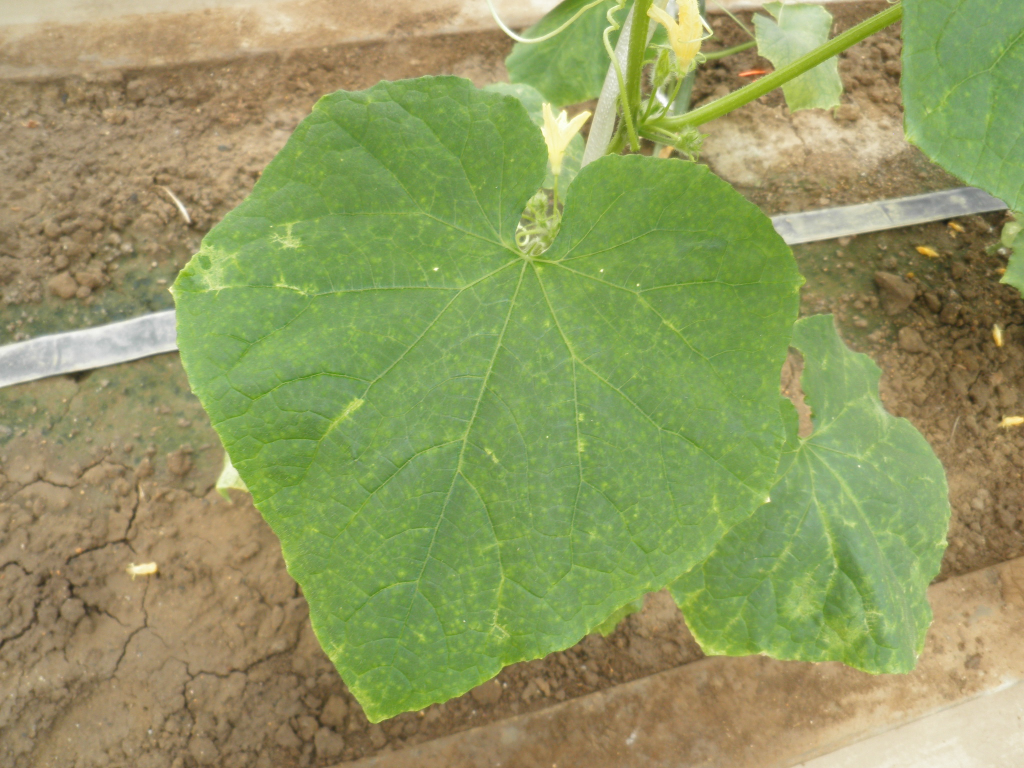
#> input picture data/original/000001.jpg, 2048 x 1536 px (shown at 1/2 size); its folder holds only this picture in this run
$ python treating.py
#> lines starting #> are read from the running program, lines starting #| are printed output that depends on the picture
#! /use/bin/env python
# -*- coding: utf-8 -*-

import cv2
from PIL import Image
import numpy as np
from pathlib import Path
from glob import glob
from tqdm import tqdm

def first_trm(img, height, width):

    if width >= height:
        size = height
    else:
        size = width

    half_size = size // 2
    h = height // 2
    w = width // 2

    first_trm = img[h -half_size : h + half_size, w - half_size : w + half_size]

    return first_trm

def re_size(img, size):

    size = (size, size)
    resize = cv2.resize(img, size)

    return resize

def trm(img, height, width, trmsize):

    temp = trmsize // 2
    h = height // 2
    w = width // 2

    trm = img[h-temp : h+temp, w-temp : w+temp]

    return trm

def main():

    data_path = str(Path(__file__).resolve().parent) + "/trm/original/"
    save_path = str(Path(__file__).resolve().parent) + "/trm/new_trm/"
    print(data_path)
    print(save_path)
    brank = ""
    method = "trm"

    resize = 64
    scale = 1.0
    trmsize = 32

    for image in tqdm(glob(data_path + '*.jpg')):
        img = cv2.imread(image)
#> img is the input picture: shape (1536, 2048, 3); mean B, G, R 96.8, 153.2, 145.2
        file_name = image.replace(data_path, brank)
        #print(file_name)
        height, width, channels = img.shape
#> height = 1536; width = 2048; channels = 3
        if not height == width:
            img = first_trm(img, height, width)
#> in first_trm, `first_trm = img[h -half_size : h + half_size, w - half_size : w + half..`:
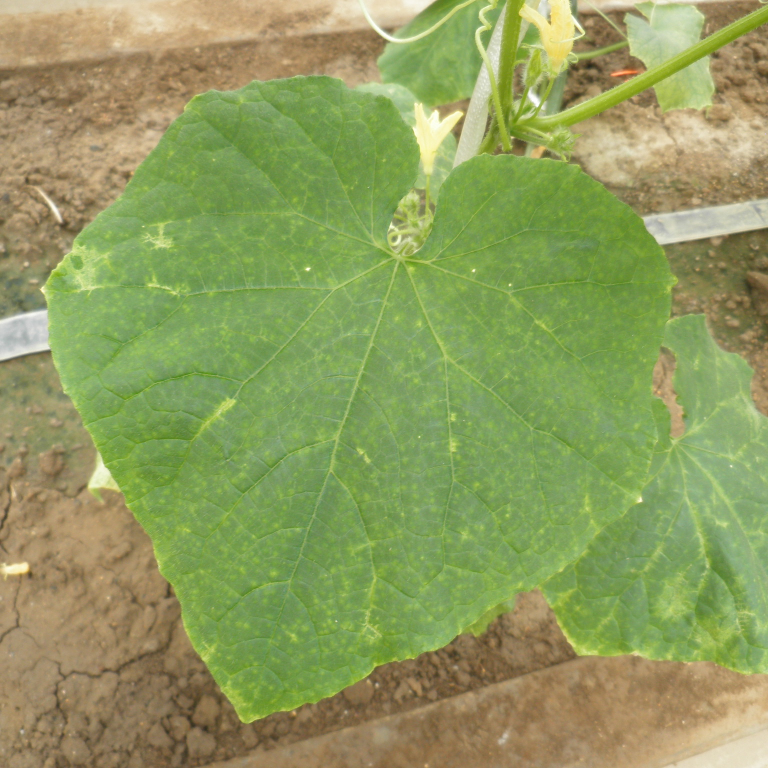
#> first_trm: shape (1536, 1536, 3) (shown at 1/2 size); mean B, G, R 94, 156.1, 142.7
        img_resize = re_size(img, resize)
#> in re_size, `resize = cv2.resize(img, size)`:
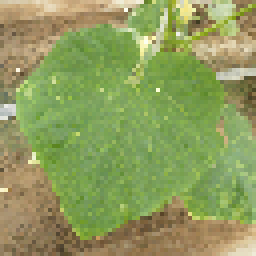
#> resize: shape (64, 64, 3) (shown 4 times larger); mean B, G, R 93.9, 156.1, 142.6
        reheight, rewidth, rechannels = img_resize.shape
#> reheight = 64; rewidth = 64; rechannels = 3
        img_out = trm(img_resize, reheight, rewidth, trmsize)
#> in trm, `trm = img[h-temp : h+temp, w-temp : w+temp]`:
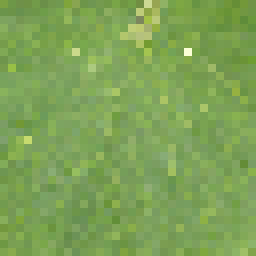
#> trm: shape (32, 32, 3) (shown 8 times larger); mean B, G, R 86.3, 162.7, 125.5
        #print(img_out.shape)
        #print("")
        #print(save_path + str(file_name))
        cv2.imwrite(save_path + str(file_name), img_out)

if __name__ == "__main__":
    main()

$ run again, on data/original/000005.jpg
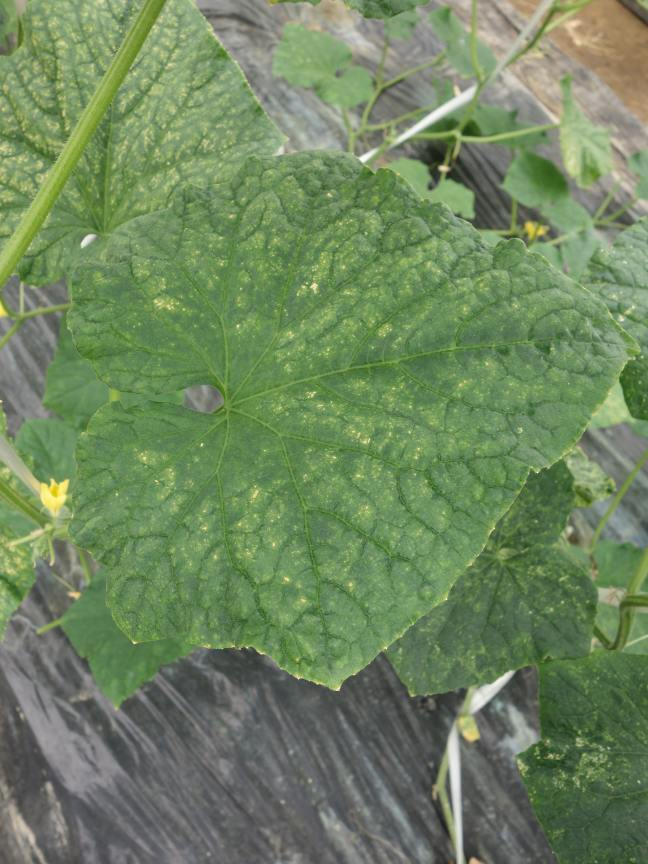
#> input picture data/original/000005.jpg, 1944 x 2592 px (shown at 1/3 size)
#> in main, img is the input picture: shape (2592, 1944, 3); mean B, G, R 95.6, 133.6, 111.1
#> in re_size, `resize = cv2.resize(img, size)`:
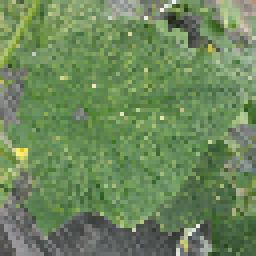
#> resize: shape (64, 64, 3) (shown 4 times larger); mean B, G, R 91.7, 135.2, 107.8
#> in trm, `trm = img[h-temp : h+temp, w-temp : w+temp]`:
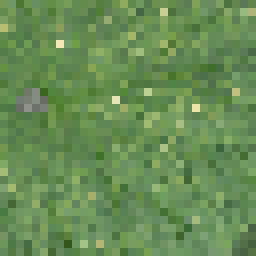
#> trm: shape (32, 32, 3) (shown 8 times larger); mean B, G, R 85, 140.8, 103.4

$ run again, on data/original/000002.jpg
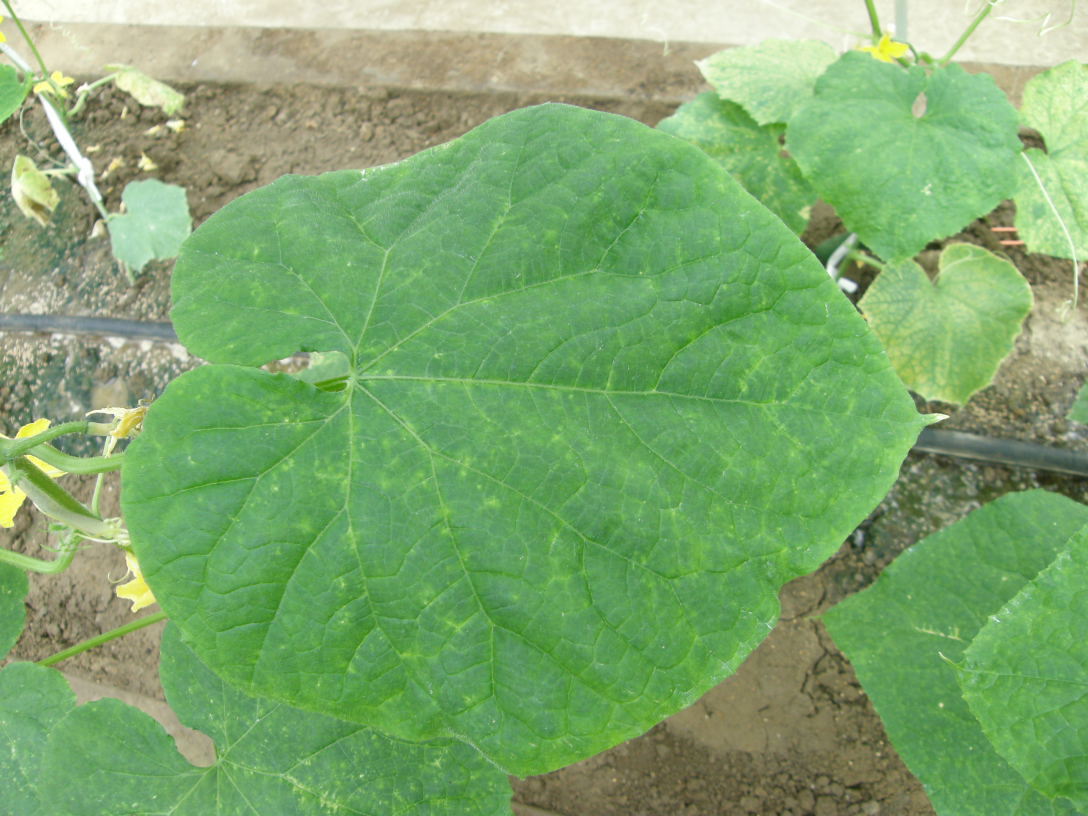
#> input picture data/original/000002.jpg, 3264 x 2448 px (shown at 1/3 size)
#> in main, img is the input picture: shape (2448, 3264, 3); mean B, G, R 109.8, 167.9, 125.9
#> in re_size, `resize = cv2.resize(img, size)`:
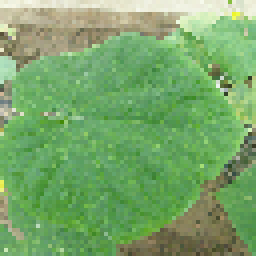
#> resize: shape (64, 64, 3) (shown 4 times larger); mean B, G, R 105.4, 166.3, 120
#> in trm, `trm = img[h-temp : h+temp, w-temp : w+temp]`:
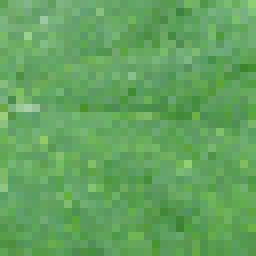
#> trm: shape (32, 32, 3) (shown 8 times larger); mean B, G, R 94.9, 163.7, 98.9

$ run again, on data/original/000003.jpg
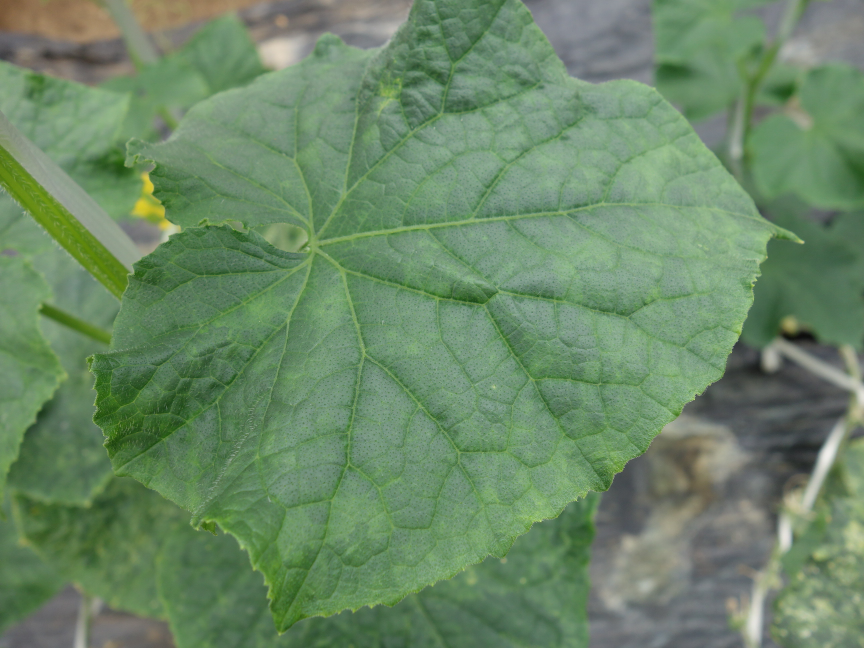
#> input picture data/original/000003.jpg, 2592 x 1944 px (shown at 1/3 size)
#> in main, img is the input picture: shape (1944, 2592, 3); mean B, G, R 102.8, 136, 107.1
#> in re_size, `resize = cv2.resize(img, size)`:
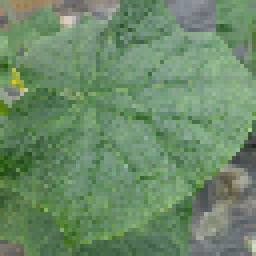
#> resize: shape (64, 64, 3) (shown 4 times larger); mean B, G, R 104.7, 138.4, 107.4
#> in trm, `trm = img[h-temp : h+temp, w-temp : w+temp]`:
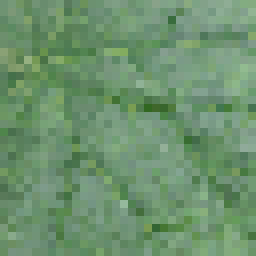
#> trm: shape (32, 32, 3) (shown 8 times larger); mean B, G, R 110, 146.4, 108.5
